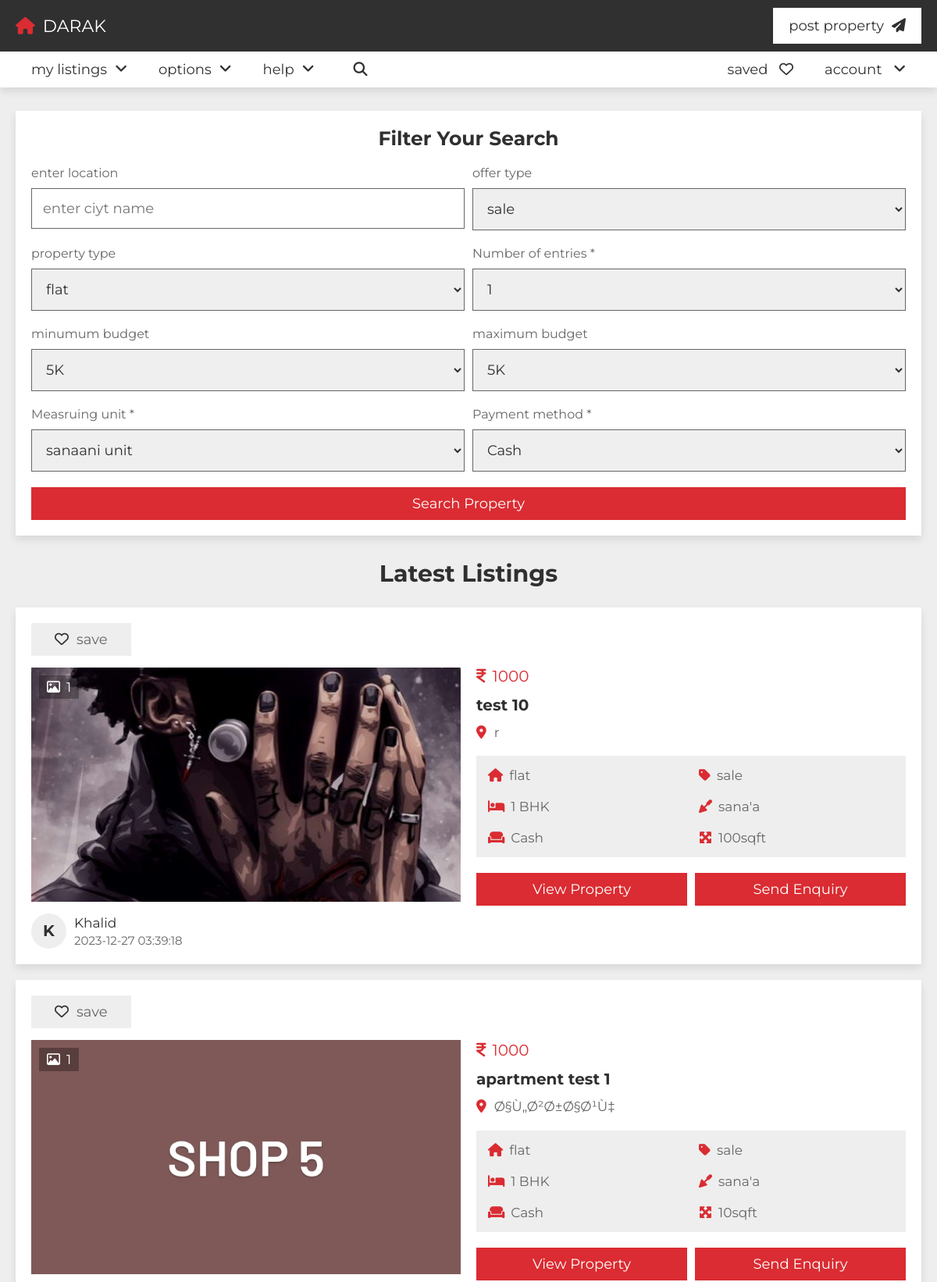
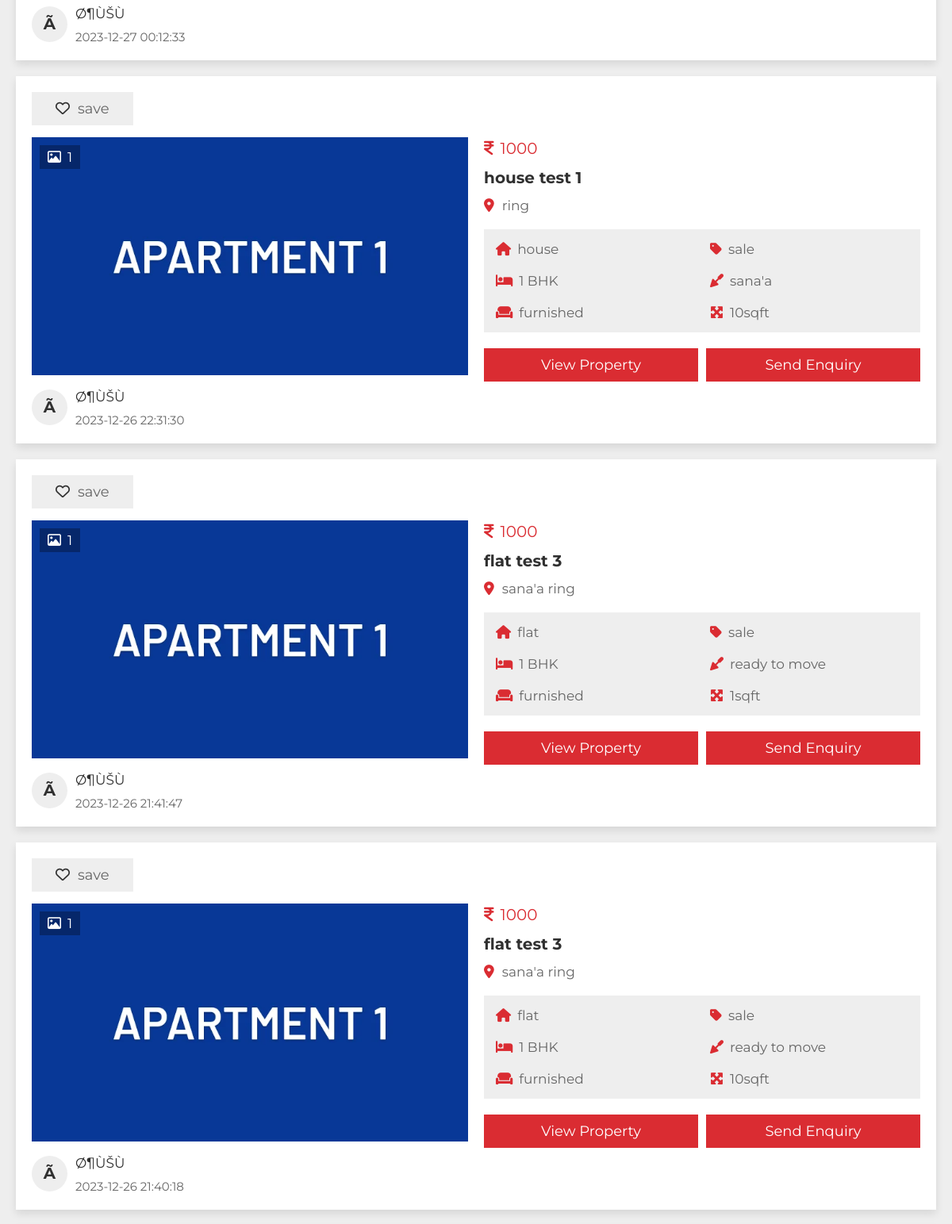
Screenshot of /search.php (upper part) with the database file from the repository (2 pictures, top to bottom).
### tables this page shows
CREATE TABLE IF NOT EXISTS `property` (
  `id` varchar(20) NOT NULL,
  `user_id` varchar(20) NOT NULL,
  `property_name` varchar(50) NOT NULL,
  `address` varchar(100) NOT NULL,
  `city` varchar(1000) NOT NULL,
  `price` varchar(10) NOT NULL,
  `currency` varchar(1000) NOT NULL,
  `type` varchar(10) NOT NULL,
  `category` varchar(255) DEFAULT NULL,
  `title` varchar(255) DEFAULT NULL,
  `offer` varchar(10) NOT NULL,
  `contract` varchar(1000) NOT NULL,
  `status` varchar(50) NOT NULL,
  `furnished` varchar(50) NOT NULL,
  `halls` varchar(1000) NOT NULL,
  `bhk` varchar(10) NOT NULL,
  `deposite` varchar(10) NOT NULL,
  `bedroom` varchar(10) NOT NULL,
  `bathroom` varchar(10) NOT NULL,
  `balcony` varchar(10) NOT NULL,
  `carpet` varchar(10) NOT NULL,
  `age` varchar(2) NOT NULL,
  `finishing` varchar(1000) NOT NULL,
  `total_floors` varchar(2) NOT NULL,
  `room_floor` varchar(2) NOT NULL,
  `loan` varchar(50) NOT NULL,
  `lift` varchar(3) NOT NULL DEFAULT 'no',
  `security_guard` varchar(3) NOT NULL DEFAULT 'no',
  `play_ground` varchar(3) NOT NULL DEFAULT 'no',
  `garden` varchar(3) NOT NULL DEFAULT 'no',
  `water_supply` varchar(3) NOT NULL DEFAULT 'no',
  `power_backup` varchar(3) NOT NULL DEFAULT 'no',
  `parking_area` varchar(3) NOT NULL DEFAULT 'no',
  `gym` varchar(3) NOT NULL DEFAULT 'no',
  `shopping_mall` varchar(3) NOT NULL DEFAULT 'no',
  `hospital` varchar(3) NOT NULL DEFAULT 'no',
  `school` varchar(3) NOT NULL DEFAULT 'no',
  `market_area` varchar(3) NOT NULL DEFAULT 'no',
  `image_01` varchar(50) NOT NULL,
  `image_02` varchar(50) NOT NULL,
  `image_03` varchar(50) NOT NULL,
  `image_04` varchar(50) NOT NULL,
  `image_05` varchar(50) NOT NULL,
  `description` varchar(1000) NOT NULL,
  `date` datetime NOT NULL DEFAULT CURRENT_TIMESTAMP,
  PRIMARY KEY (`id`)
);

CREATE TABLE IF NOT EXISTS `users` (
  `id` varchar(20) NOT NULL,
  `name` varchar(50) NOT NULL,
  `number` varchar(10) NOT NULL,
  `email` varchar(50) NOT NULL,
  `password` varchar(50) NOT NULL,
  `uimage` varchar(300) NOT NULL,
  PRIMARY KEY (`id`)
);

### search.php (the view, shortened to what this page needs)
<?php
include 'components/connect.php';
include 'components/save_send.php';
?>
<!DOCTYPE html>
<html lang="en">
<head>
   <link rel="stylesheet" href="https://cdnjs.cloudflare.com/ajax/libs/font-awesome/6.2.0/css/all.min.css">
   <link rel="stylesheet" href="css/style.css">
</head>
<body>
<?php include 'components/user_header.php'; ?>
<section class="filters" style="padding-bottom: 0;">
   <form action="" method="post">
      <h3>filter your search</h3>
         <div class="flex">
            <div class="box">
               <p>enter location</p>
               <input type="text" name="location" required maxlength="50" placeholder="enter ciyt name" class="input">
            </div>
            <div class="box">
               <p>offer type</p>
               <select name="offer" class="input" required>
                  <option value="sale">sale</option>
               </select>
            </div>
            <div class="box">
               <p>property type</p>
               <select name="type" class="input" required>
                  <option value="flat">flat</option>
               </select>
            </div>
            <div class="box">
            <p>Number of entries <span>*</span></p>
            <select name="bhk" required class="input">
               <option value="1">1 </option>
            </select>
            </div>
            <div class="box">
               <p>minumum budget</p>
               <select name="min" class="input" required>
                  <option value="5000">5K</option>
               </select>
            </div>
            <div class="box">
               <p>maximum budget</p>
               <select name="max" class="input" required>
                  <option value="5000">5K</option>
               </select>
            </div>
            <div class="box">
            <p>Measruing unit <span>*</span></p>
            <select name="status" required class="input">
            <option value="sana'a">sanaani unit</option>
            </select>
            </div>
            <div class="box">
            <p>Payment method  <span>*</span></p>
            <select name="furnished" required class="input">
            <option value="Cash">Cash</option>
            </select>
            </div>
         </div>
         <input type="submit" value="search property" name="filter_search" class="btn">
   </form>
</section>
<?php
if(isset($_POST['h_search'])){
   $h_location = $_POST['h_location'];
   $h_location = filter_var($h_location, FILTER_SANITIZE_STRING);
   $h_type = $_POST['h_type'];
   $h_type = filter_var($h_type, FILTER_SANITIZE_STRING);
   $h_offer = $_POST['h_offer'];
   $h_offer = filter_var($h_offer, FILTER_SANITIZE_STRING);
   $h_min = $_POST['h_min'];
   $h_min = filter_var($h_min, FILTER_SANITIZE_STRING);
   $h_max = $_POST['h_max'];
   $h_max = filter_var($h_max, FILTER_SANITIZE_STRING);
   $select_properties = $conn->prepare("SELECT * FROM `property` WHERE address LIKE '%{$h_location}%' AND type LIKE '%{$h_type}%' AND offer LIKE '%{$h_offer}%' AND price BETWEEN $h_min AND $h_max ORDER BY date DESC");
   $select_properties->execute();
}else{
   $select_properties = $conn->prepare("SELECT * FROM `property` ORDER BY date DESC LIMIT 6");
   $select_properties->execute();
}
?>
<section class="listings">
   <?php
      if(isset($_POST['h_search']) or isset($_POST['filter_search'])){
         echo '<h1 class="heading">search results</h1>';
      }else{
         echo '<h1 class="heading">latest listings</h1>';
      }
   ?>
   <div class="box-container">
      <?php
         if($select_properties->rowCount() > 0){
            while($fetch_property = $select_properties->fetch(PDO::FETCH_ASSOC)){
            $select_user = $conn->prepare("SELECT * FROM `users` WHERE id = ?");
            $select_user->execute([$fetch_property['user_id']]);
            $fetch_user = $select_user->fetch(PDO::FETCH_ASSOC);
            if(!empty($fetch_property['image_02'])){
               $image_coutn_02 = 1;
            }else{
               $image_coutn_02 = 0;
            }
            if(!empty($fetch_property['image_03'])){
               $image_coutn_03 = 1;
            }else{
               $image_coutn_03 = 0;
            }
            if(!empty($fetch_property['image_04'])){
               $image_coutn_04 = 1;
            }else{
               $image_coutn_04 = 0;
            }
            if(!empty($fetch_property['image_05'])){
               $image_coutn_05 = 1;
            }else{
               $image_coutn_05 = 0;
            }
            $total_images = (1 + $image_coutn_02 + $image_coutn_03 + $image_coutn_04 + $image_coutn_05);
            $select_saved = $conn->prepare("SELECT * FROM `saved` WHERE property_id = ? and user_id = ?");
            $select_saved->execute([$fetch_property['id'], $user_id]);
      ?>
      <form action="" method="POST">
         <div class="box">
            <?php
               if($select_saved->rowCount() > 0){
            ?>
            <button type="submit" name="save" class="save"><i class="fas fa-heart"></i><span>saved</span></button>
            <?php
               }else{
            ?>
            <button type="submit" name="save" class="save"><i class="far fa-heart"></i><span>save</span></button>
            <?php
               }
            ?>
            <div class="thumb">
               <p class="total-images"><i class="far fa-image"></i><span><?= $total_images; ?></span></p>
               <img src="uploaded_files/<?= $fetch_property['image_01']; ?>" alt="">
            </div>
            <div class="admin">
               <h3><?= substr($fetch_user['name'], 0, 1); ?></h3>
               <div>
                  <p><?= $fetch_user['name']; ?></p>
                  <span><?= $fetch_property['date']; ?></span>
               </div>
            </div>
         </div>
         <div class="box">
            <div class="price"><i class="fas fa-indian-rupee-sign"></i><span><?= $fetch_property['price']; ?></span></div>
            <h3 class="name"><?= $fetch_property['property_name']; ?></h3>
            <p class="location"><i class="fas fa-map-marker-alt"></i><span><?= $fetch_property['address']; ?></span></p>
            <div class="flex">
               <p><i class="fas fa-house"></i><span><?= $fetch_property['type']; ?></span></p>
               <p><i class="fas fa-tag"></i><span><?= $fetch_property['offer']; ?></span></p>
               <p><i class="fas fa-bed"></i><span><?= $fetch_property['bhk']; ?> BHK</span></p>
               <p><i class="fas fa-trowel"></i><span><?= $fetch_property['status']; ?></span></p>
               <p><i class="fas fa-couch"></i><span><?= $fetch_property['furnished']; ?></span></p>
               <p><i class="fas fa-maximize"></i><span><?= $fetch_property['carpet']; ?>sqft</span></p>
            </div>
            <div class="flex-btn">
               <a href="view_property.php?get_id=<?= $fetch_property['id']; ?>" class="btn">view property</a>
               <input type="submit" value="send enquiry" name="send" class="btn">
            </div>
         </div>
      </form>
      <?php
         }
      }else{
         echo '<p class="empty">no results found!</p>';
      }
      ?>
   </div>
</section>
</body>
</html>

### css/style.css (style rules this page uses)
:root { --main-color:#DA2C32; --light-color:#666; --light-bg:#eee; --white:#fff; --black:#303030; --border:.1rem solid var(--light-color); --box-shodow:0 .5rem 1rem rgba(0,0,0,.1); }
* { font-family: 'Montserrat', sans-serif; margin: 0; padding: 0; box-sizing: border-box; outline: none; border: none; text-decoration: none; }
html { font-size: 62.5%; overflow-x: hidden; scroll-behavior: smooth; scroll-padding-top: 10rem; }
body { background-color: var(--light-bg); }
section { padding: 3rem 2rem; max-width: 1200px; margin: 0 auto; }
.heading { text-align: center; padding-bottom: 2.5rem; font-size: 3rem; color: var(--black); text-transform: capitalize; }
.btn, .inline-btn { margin-top: 1rem; padding: 1rem 3rem; background-color: var(--main-color); color: var(--white); cursor: pointer; text-align: center; font-size: 1.8rem; text-transform: capitalize; }
.btn { display: block; width: 100%; }
.flex-btn { display: flex; gap: 1rem; justify-content: space-between; align-items: flex-end; }
.listings .box-container { display: grid; row-gap: 2rem; }
.listings .box-container form { background-color: var(--white); box-shadow: var(--box-shodow); padding: 2rem; display: flex; gap: 2rem; flex-wrap: wrap; align-items: center; }
.listings .box-container form .box { flex: 1 1 40rem; overflow-x: hidden; }
.listings .box-container form .box .thumb { height: 30rem; position: relative; margin: 1.5rem 0; }
.listings .box-container form .box .thumb img { height: 100%; width: 100%; object-fit: cover; }
.listings .box-container form .box .save { padding: 1rem 3rem; background-color: var(--light-bg); font-size: 1.8rem; cursor: pointer; }
.listings .box-container form .box .save i { margin-right: 1rem; color: var(--black); }
.listings .box-container form .box .save span { color: var(--light-color); }
.listings .box-container form .box .thumb .total-images { position: absolute; top: 1rem; left: 1rem; background-color: rgba(0,0,0,.3); color: var(--white); padding:.5rem 1rem; font-size: 1.7rem; }
.listings .box-container form .box .thumb .total-images i { margin-right: .8rem; }
.listings .box-container form .box .admin { display: flex; align-items: center; gap: 1rem; }
.listings .box-container form .box .admin h3 { height: 4.5rem; line-height: 4.4rem; width: 4.5rem; border-radius: 50%; font-size: 2rem; color: var(--black); background-color: var(--light-bg); text-align:center; text-transform: uppercase; }
.listings .box-container form .box .admin p { padding-bottom: .3rem; color: var(--black); font-size: 1.7rem; }
.listings .box-container form .box .admin span { color: var(--light-color); font-size: 1.5rem; }
.listings .box-container form .box .price { font-size: 2rem; color: var(--main-color); }
.listings .box-container form .box .price i { margin-right: .8rem; }
.listings .box-container form .box .name { font-size: 2rem; padding: 1rem 0; color: var(--black); line-height: 1.5; text-overflow: ellipsis; }
.listings .box-container form .box .location { font-size: 1.7rem; color: var(--light-color); padding-bottom: 1rem; }
.listings .box-container form .box .location i { margin-right: 1rem; color: var(--main-color); }
.listings .box-container form .box .flex { margin: 1rem 0; background-color: var(--light-bg); padding: 1.5rem; display: flex; flex-wrap: wrap; justify-content: space-between; gap: 2rem; }
.listings .box-container form .box .flex p { font-size: 1.7rem; flex: 1 1 20rem; }
.listings .box-container form .box .flex p i { color: var(--main-color); margin-right: .8rem; }
.listings .box-container form .box .flex p span { color: var(--light-color); }
.filters form { background-color: var(--white); box-shadow: var(--box-shodow); padding: 2rem; }
.filters form h3 { font-size: 2.5rem; padding-bottom: 2rem; color: var(--black); text-transform: capitalize; text-align: center; }
.filters form .flex { display: flex; gap: 1rem; flex-wrap: wrap; }
.filters form .flex .box { flex: 1 1 40rem; }
.filters form .flex .box .input { width: 100%; margin: 1rem 0; font-size: 1.8rem; color: var(--black); border: var(--border); padding: 1.4rem; }
.filters form .flex .box p { font-size: 1.6rem; color: var(--light-color); }

### rows the page displays
property: total_images "1", image_01 (picture), user.name "K", user.name "Khalid", date "2023-12-27 03:39:18", price "1000", property_name "test 10", address "r", type "flat", offer "sale", bhk "1", status "sana'a", furnished "Cash", carpet "100"
property: total_images "1", image_01 (picture), user.name "Ã", user.name "Ø¶ÙŠÙ", date "2023-12-27 00:12:33", price "1000", property_name "apartment test 1", address "Ø§Ù„Ø²Ø±Ø§Ø¹Ù‡", type "flat", offer "sale", bhk "1", status "sana'a", furnished "Cash", carpet "10"
property: total_images "1", image_01 (picture), user.name "Ã", user.name "Ø¶ÙŠÙ", date "2023-12-26 22:31:30", price "1000", property_name "house test 1", address "ring", type "house", offer "sale", bhk "1", status "sana'a", furnished "furnished", carpet "10"
property: total_images "1", image_01 (picture), user.name "Ã", user.name "Ø¶ÙŠÙ", date "2023-12-26 21:41:47", price "1000", property_name "flat test 3", address "sana'a ring", type "flat", offer "sale", bhk "1", status "ready to move", furnished "furnished", carpet "1"
property: total_images "1", image_01 (picture), user.name "Ã", user.name "Ø¶ÙŠÙ", date "2023-12-26 21:40:18", price "1000", property_name "flat test 3", address "sana'a ring", type "flat", offer "sale", bhk "1", status "ready to move", furnished "furnished", carpet "10"
